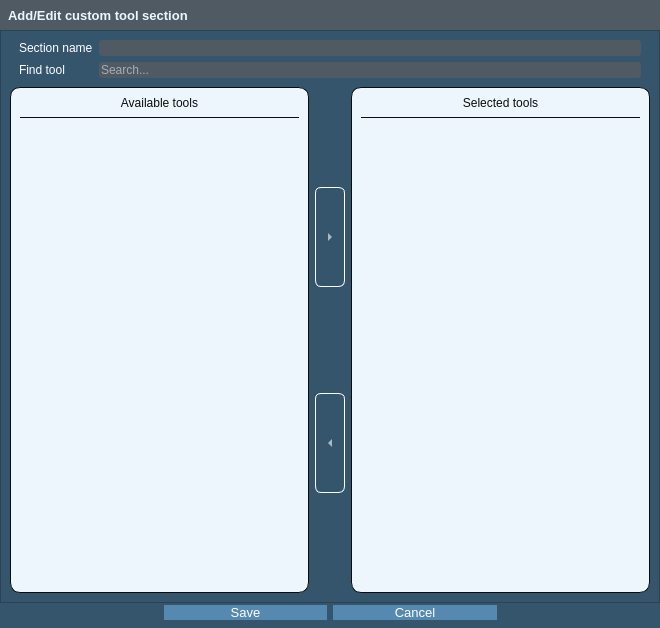
<?xml version="1.0" encoding="UTF-8"?>
<ui version="4.0">
 <class>AddSectionDialog</class>
 <widget class="QDialog" name="AddSectionDialog">
  <property name="windowModality">
   <enum>Qt::WindowModal</enum>
  </property>
  <property name="enabled">
   <bool>true</bool>
  </property>
  <property name="geometry">
   <rect>
    <x>0</x>
    <y>0</y>
    <width>660</width>
    <height>628</height>
   </rect>
  </property>
  <property name="sizePolicy">
   <sizepolicy hsizetype="Minimum" vsizetype="Fixed">
    <horstretch>1</horstretch>
    <verstretch>1</verstretch>
   </sizepolicy>
  </property>
  <property name="font">
   <font>
    <family>Segoe UI</family>
    <pointsize>10</pointsize>
    <weight>50</weight>
    <italic>false</italic>
    <bold>false</bold>
   </font>
  </property>
  <property name="acceptDrops">
   <bool>false</bool>
  </property>
  <property name="windowTitle">
   <string>GIAP-PolaMap(lite) - Add/Edit section</string>
  </property>
  <property name="windowIcon">
   <iconset>
    <normaloff>:/plugins/GIAP-giap_layout/icons/giap_logo.png</normaloff>:/plugins/GIAP-giap_layout/icons/giap_logo.png</iconset>
  </property>
  <property name="styleSheet">
   <string notr="true">* {
	background-color: rgb(53, 85, 109);
    font: 10pt &quot;Segoe UI&quot;; 
}

QListWidget {
	alternate-background-color:  #e6e6e6;
}
QListWidget:item:selected {
	background: #6fb1e3;
	color: #EDF6FC;
}

QAbstractItemView
{
	alternate-background-color:  #e7e7e7;
	color:  #0A0C0D;
	border: 1px solid  #1a2936;
	border-radius: 3px;
	padding: 1px;
}

QAbstractItemView:selected
{
	color:  #EDF6FC;
	background-color: rgb(38, 60, 78);
}


QToolButton {
	color:  #0A0C0D;
}

QHeaderView::section
{
	background-color:  #cfcfcf;
	color:  #0A0C0D;
	padding-left: 4px;
}

QLineEdit
{
	border: None;
    border-radius: 3px;
    background-color: #4f5a63;
}

QLineEdit:disabled{
    color: #EDF6FC;
}

QLineEdit:focus{
    border: 1px solid #5689B0;
}

QPushButton{   
   background-color: #5689b0;
   color: #FFF;
   font: 10pt &quot;Segoe UI&quot;; 
   border: none;
   border-radius:none;
}
QPushButton:hover {
	font-weight: bold;
}
QPushButton:pressed {
   background-color: #5689b0;
   border: 1px solid #6fb1e3;
}

QPushButton:disabled
{
	color: gray;
}

QPushButton:disabled
{
	color: gray;
}

QTreeView::branch {
        color: #5689b0;
}</string>
  </property>
  <property name="locale">
   <locale language="English" country="UnitedKingdom"/>
  </property>
  <property name="sizeGripEnabled">
   <bool>false</bool>
  </property>
  <layout class="QGridLayout" name="gridLayout">
   <property name="leftMargin">
    <number>0</number>
   </property>
   <property name="topMargin">
    <number>0</number>
   </property>
   <property name="rightMargin">
    <number>0</number>
   </property>
   <property name="bottomMargin">
    <number>0</number>
   </property>
   <property name="spacing">
    <number>0</number>
   </property>
   <item row="0" column="0">
    <widget class="QStackedWidget" name="stackedWidget">
     <property name="font">
      <font>
       <family>Segoe UI</family>
       <pointsize>10</pointsize>
       <weight>50</weight>
       <italic>false</italic>
       <bold>false</bold>
      </font>
     </property>
     <property name="styleSheet">
      <string notr="true"/>
     </property>
     <property name="frameShape">
      <enum>QFrame::NoFrame</enum>
     </property>
     <property name="frameShadow">
      <enum>QFrame::Plain</enum>
     </property>
     <property name="currentIndex">
      <number>0</number>
     </property>
     <widget class="QWidget" name="zakoncz">
      <layout class="QGridLayout" name="gridLayout_9">
       <property name="leftMargin">
        <number>0</number>
       </property>
       <property name="topMargin">
        <number>0</number>
       </property>
       <property name="rightMargin">
        <number>0</number>
       </property>
       <property name="bottomMargin">
        <number>0</number>
       </property>
       <property name="spacing">
        <number>0</number>
       </property>
       <item row="0" column="0">
        <widget class="QFrame" name="frame_18">
         <property name="minimumSize">
          <size>
           <width>200</width>
           <height>30</height>
          </size>
         </property>
         <property name="maximumSize">
          <size>
           <width>16777215</width>
           <height>30</height>
          </size>
         </property>
         <property name="styleSheet">
          <string notr="true">background-color: #4f5a63;
</string>
         </property>
         <property name="frameShape">
          <enum>QFrame::NoFrame</enum>
         </property>
         <property name="frameShadow">
          <enum>QFrame::Plain</enum>
         </property>
         <widget class="QLabel" name="title_label">
          <property name="geometry">
           <rect>
            <x>8</x>
            <y>0</y>
            <width>231</width>
            <height>30</height>
           </rect>
          </property>
          <property name="font">
           <font>
            <family>Segoe UI</family>
            <pointsize>10</pointsize>
            <weight>75</weight>
            <italic>false</italic>
            <bold>true</bold>
           </font>
          </property>
          <property name="styleSheet">
           <string notr="true">color : #EDF6FC;	font-weight: bold;</string>
          </property>
          <property name="text">
           <string>Add/Edit custom tool section</string>
          </property>
         </widget>
        </widget>
       </item>
       <item row="1" column="0">
        <widget class="QFrame" name="frame_main">
         <property name="styleSheet">
          <string notr="true"/>
         </property>
         <property name="frameShape">
          <enum>QFrame::StyledPanel</enum>
         </property>
         <property name="frameShadow">
          <enum>QFrame::Raised</enum>
         </property>
         <layout class="QGridLayout" name="gridLayout_17">
          <item row="1" column="1">
           <widget class="QFrame" name="frame">
            <property name="styleSheet">
             <string notr="true">border: 1px solid  #0A0C0D;
border-radius: 10px;
background-color: #EDF6FC;</string>
            </property>
            <property name="frameShape">
             <enum>QFrame::StyledPanel</enum>
            </property>
            <property name="frameShadow">
             <enum>QFrame::Raised</enum>
            </property>
            <layout class="QVBoxLayout" name="verticalLayout_2">
             <property name="topMargin">
              <number>0</number>
             </property>
             <item>
              <widget class="QLabel" name="label">
               <property name="minimumSize">
                <size>
                 <width>0</width>
                 <height>30</height>
                </size>
               </property>
               <property name="styleSheet">
                <string notr="true">border-width: 0px;
border-radius: 0px;
border-bottom: 1px solid  #0A0C0D;
color: #0A0C0D;</string>
               </property>
               <property name="text">
                <string>Available tools</string>
               </property>
               <property name="alignment">
                <set>Qt::AlignCenter</set>
               </property>
              </widget>
             </item>
             <item>
              <widget class="QTableView" name="availableToolTable">
               <property name="styleSheet">
                <string notr="true">border: none</string>
               </property>
               <property name="frameShape">
                <enum>QFrame::NoFrame</enum>
               </property>
               <property name="lineWidth">
                <number>0</number>
               </property>
               <property name="editTriggers">
                <set>QAbstractItemView::NoEditTriggers</set>
               </property>
               <property name="selectionMode">
                <enum>QAbstractItemView::MultiSelection</enum>
               </property>
               <property name="selectionBehavior">
                <enum>QAbstractItemView::SelectRows</enum>
               </property>
               <property name="iconSize">
                <size>
                 <width>24</width>
                 <height>24</height>
                </size>
               </property>
               <property name="showGrid">
                <bool>false</bool>
               </property>
               <property name="cornerButtonEnabled">
                <bool>false</bool>
               </property>
               <attribute name="horizontalHeaderVisible">
                <bool>false</bool>
               </attribute>
               <attribute name="horizontalHeaderDefaultSectionSize">
                <number>250</number>
               </attribute>
               <attribute name="horizontalHeaderHighlightSections">
                <bool>false</bool>
               </attribute>
               <attribute name="horizontalHeaderMinimumSectionSize">
                <number>200</number>
               </attribute>
               <attribute name="verticalHeaderVisible">
                <bool>false</bool>
               </attribute>
              </widget>
             </item>
            </layout>
           </widget>
          </item>
          <item row="1" column="2">
           <layout class="QVBoxLayout" name="verticalLayout_9">
            <item>
             <widget class="QToolButton" name="toolButton_add_tool">
              <property name="minimumSize">
               <size>
                <width>30</width>
                <height>100</height>
               </size>
              </property>
              <property name="font">
               <font>
                <family>Segoe UI</family>
                <pointsize>10</pointsize>
                <weight>50</weight>
                <italic>false</italic>
                <bold>false</bold>
               </font>
              </property>
              <property name="styleSheet">
               <string notr="true">* {
	background-color: rgb(53, 85, 109);
    font: 10pt &quot;Segoe UI&quot;; 
	color: #EDF6FC;

}
QAbstractItemView
{
	alternate-background-color:  #e6e6e6;
}
QComboBox
{
	selection-background-color: #b7d3e8;
    background-color: #4f5a63;
	border-style: solid;
	border: 1px solid  #5689b0;
	border-radius: 3px;
	padding: 2px;
	font: 9pt &quot;Segoe UI&quot;;
    height: 20px;
}

QComboBox:on
{
	background-color: #4f5a63;
	padding-top: 3px;
	padding-left: 1px;
	selection-background-color: #4a4a4a;
}

QComboBox QAbstractItemView
{
	background-color: #4f5a63;
	border-radius: 4px;
	border: 1px solid  #6fb1e3;
	selection-background-color: #4f5a63;
    padding: 4px 10px 4px 10px;
    width: 1.9em;
}

QComboBox::drop-down
{
	subcontrol-origin: padding;
	subcontrol-position: top right;
	width: 15px;
    background-color: #5689b0;
	border-left-width: 0;
	border-left-color:  #1a2936;
	border-left-style: solid;
	border-top-right-radius: 3px; 
	border-bottom-right-radius: 3px;
}

QComboBox::down-arrow
{
	image: url(icons/down_arrow_disabled.png);
}

QComboBox::down-arrow:on, 
QComboBox::down-arrow:hover,
QComboBox::down-arrow:focus
{
	image: url(icons/down_arrow.png);
}

QLineEdit
{
	border: None;
    border-radius: 3px;
    background-color: #4f5a63;
}

QPushButton {
	color: #0A0C0D;
	border: 1px solid #0A0C0D;
	background-color: #b7d3e8;
	border-radius: 3px;
	padding: 4px;
}

QPushButton:hover {
	font-weight: bold;
}
QPushButton:pressed {
   background-color: #5689b0;
   border: 1px solid #6fb1e3;
}

QPushButton:disabled
{
	color: gray;
}

QGroupBox {
border: 1px solid #5689b0;
}

QToolButton {
	color: #EDF6FC;
	border-radius: 6px;
	border: 1px solid white;
}

QToolButton:hover {
   background-color: #b7d3e8;
   border: 1px solid #0A0C0D;
   color: #0A0C0D;
}

QToolButton:pressed {
   background-color: #b7d3e8;
   border: 1px solid #0A0C0D;
   color: #0A0C0D;
}

QListView:item:selected {
   background-color: #6fb1e3;
}

QListView:item:hover {
   background-color: #6fb1e3;
}
   </string>
              </property>
              <property name="text">
               <string>...</string>
              </property>
              <property name="arrowType">
               <enum>Qt::RightArrow</enum>
              </property>
             </widget>
            </item>
            <item>
             <widget class="QToolButton" name="toolButton_remove_tool">
              <property name="minimumSize">
               <size>
                <width>30</width>
                <height>100</height>
               </size>
              </property>
              <property name="styleSheet">
               <string notr="true">* {
	background-color: rgb(53, 85, 109);
    font: 10pt &quot;Segoe UI&quot;; 
	color: #EDF6FC;
}
QAbstractItemView
{
	alternate-background-color:  #e6e6e6;
}
QComboBox
{
	selection-background-color: #b7d3e8;
    background-color: #4f5a63;
	border-style: solid;
	border: 1px solid  #5689b0;
	border-radius: 3px;
	padding: 2px;
	font: 9pt &quot;Segoe UI&quot;;
    height: 20px;
}

QComboBox:on
{
	background-color: #4f5a63;
	padding-top: 3px;
	padding-left: 1px;
	selection-background-color: #4a4a4a;
}

QComboBox QAbstractItemView
{
	background-color: #4f5a63;
	border-radius: 4px;
	border: 1px solid  #6fb1e3;
	selection-background-color: #4f5a63;
    padding: 4px 10px 4px 10px;
    width: 1.9em;
}

QComboBox::drop-down
{
	subcontrol-origin: padding;
	subcontrol-position: top right;
	width: 15px;
    background-color: #5689b0;
	border-left-width: 0;
	border-left-color:  #1a2936;
	border-left-style: solid;
	border-top-right-radius: 3px; 
	border-bottom-right-radius: 3px;
}

QComboBox::down-arrow
{
	image: url(icons/down_arrow_disabled.png);
}

QComboBox::down-arrow:on, 
QComboBox::down-arrow:hover,
QComboBox::down-arrow:focus
{
	image: url(icons/down_arrow.png);
}

QLineEdit
{
	border: None;
    border-radius: 3px;
    background-color: #4f5a63;
}

QPushButton {
	color: #0A0C0D;
	border: 1px solid #0A0C0D;
	background-color: #b7d3e8;
	border-radius: 3px;
	padding: 4px;
}

QPushButton:hover {
	font-weight: bold;
}
QPushButton:pressed {
   background-color: #5689b0;
   border: 1px solid #6fb1e3;
}

QPushButton:disabled
{
	color: gray;
}

QGroupBox {
border: 1px solid #5689b0;
}

QToolButton {
	color: #EDF6FC;
	border-radius: 6px;
	border: 1px solid white;

}

QToolButton:hover {
   background-color: #b7d3e8;
   border: 1px solid #0A0C0D;
   color: #0A0C0D;
}

QToolButton:pressed {
   background-color: #b7d3e8;
   border: 1px solid #0A0C0D;
   color: #0A0C0D;
}

QListView:item:selected {
   background-color: #6fb1e3;
}

QListView:item:hover {
   background-color: #6fb1e3;
}
   </string>
              </property>
              <property name="text">
               <string>...</string>
              </property>
              <property name="arrowType">
               <enum>Qt::LeftArrow</enum>
              </property>
             </widget>
            </item>
           </layout>
          </item>
          <item row="1" column="3">
           <widget class="QFrame" name="frame_6">
            <property name="styleSheet">
             <string notr="true">border: 1px solid  #0A0C0D;
border-radius: 10px;
background-color: #EDF6FC;</string>
            </property>
            <property name="frameShape">
             <enum>QFrame::StyledPanel</enum>
            </property>
            <property name="frameShadow">
             <enum>QFrame::Raised</enum>
            </property>
            <layout class="QVBoxLayout" name="verticalLayout_8">
             <property name="topMargin">
              <number>0</number>
             </property>
             <item>
              <widget class="QLabel" name="label_4">
               <property name="minimumSize">
                <size>
                 <width>0</width>
                 <height>30</height>
                </size>
               </property>
               <property name="styleSheet">
                <string notr="true">border-width: 0px;
border-radius: 0px;
border-bottom: 1px solid  #0A0C0D;
color: #0A0C0D;</string>
               </property>
               <property name="text">
                <string>Selected tools</string>
               </property>
               <property name="alignment">
                <set>Qt::AlignCenter</set>
               </property>
              </widget>
             </item>
             <item>
              <widget class="QTableView" name="selectedToolTable">
               <property name="styleSheet">
                <string notr="true">border: none</string>
               </property>
               <property name="frameShape">
                <enum>QFrame::NoFrame</enum>
               </property>
               <property name="lineWidth">
                <number>0</number>
               </property>
               <property name="editTriggers">
                <set>QAbstractItemView::NoEditTriggers</set>
               </property>
               <property name="selectionMode">
                <enum>QAbstractItemView::MultiSelection</enum>
               </property>
               <property name="selectionBehavior">
                <enum>QAbstractItemView::SelectRows</enum>
               </property>
               <property name="iconSize">
                <size>
                 <width>24</width>
                 <height>24</height>
                </size>
               </property>
               <property name="showGrid">
                <bool>false</bool>
               </property>
               <property name="cornerButtonEnabled">
                <bool>false</bool>
               </property>
               <attribute name="horizontalHeaderVisible">
                <bool>false</bool>
               </attribute>
               <attribute name="horizontalHeaderDefaultSectionSize">
                <number>250</number>
               </attribute>
               <attribute name="horizontalHeaderHighlightSections">
                <bool>false</bool>
               </attribute>
               <attribute name="horizontalHeaderMinimumSectionSize">
                <number>200</number>
               </attribute>
               <attribute name="verticalHeaderVisible">
                <bool>false</bool>
               </attribute>
              </widget>
             </item>
            </layout>
           </widget>
          </item>
          <item row="0" column="1" colspan="3">
           <widget class="QFrame" name="frame_2">
            <property name="frameShape">
             <enum>QFrame::NoFrame</enum>
            </property>
            <property name="frameShadow">
             <enum>QFrame::Raised</enum>
            </property>
            <layout class="QGridLayout" name="gridLayout_2">
             <property name="topMargin">
              <number>0</number>
             </property>
             <property name="bottomMargin">
              <number>3</number>
             </property>
             <item row="1" column="0">
              <widget class="QLabel" name="label_2">
               <property name="styleSheet">
                <string notr="true">color: #fff</string>
               </property>
               <property name="text">
                <string>Find tool</string>
               </property>
              </widget>
             </item>
             <item row="0" column="0">
              <widget class="QLabel" name="label_5">
               <property name="styleSheet">
                <string notr="true">color: #fff</string>
               </property>
               <property name="text">
                <string>Section name</string>
               </property>
              </widget>
             </item>
             <item row="0" column="1">
              <widget class="QLineEdit" name="section_name_lineedit"/>
             </item>
             <item row="1" column="1">
              <widget class="QgsFilterLineEdit" name="find_tool_searchbox">
               <property name="toolTip">
                <string>Enter algorithm name to filter list</string>
               </property>
               <property name="autoFillBackground">
                <bool>false</bool>
               </property>
               <property name="styleSheet">
                <string notr="true">color: #fff</string>
               </property>
               <property name="placeholderText">
                <string>Search...</string>
               </property>
               <property name="showSearchIcon">
                <bool>true</bool>
               </property>
              </widget>
             </item>
            </layout>
           </widget>
          </item>
         </layout>
        </widget>
       </item>
      </layout>
     </widget>
    </widget>
   </item>
   <item row="1" column="0">
    <layout class="QGridLayout" name="gridLayout_4">
     <property name="leftMargin">
      <number>0</number>
     </property>
     <property name="topMargin">
      <number>0</number>
     </property>
     <property name="rightMargin">
      <number>0</number>
     </property>
     <property name="bottomMargin">
      <number>5</number>
     </property>
     <property name="spacing">
      <number>6</number>
     </property>
     <item row="0" column="3">
      <spacer name="horizontalSpacer">
       <property name="orientation">
        <enum>Qt::Horizontal</enum>
       </property>
       <property name="sizeHint" stdset="0">
        <size>
         <width>40</width>
         <height>20</height>
        </size>
       </property>
      </spacer>
     </item>
     <item row="0" column="2">
      <widget class="QPushButton" name="pushButton_cancel">
       <property name="sizePolicy">
        <sizepolicy hsizetype="Expanding" vsizetype="Fixed">
         <horstretch>0</horstretch>
         <verstretch>0</verstretch>
        </sizepolicy>
       </property>
       <property name="font">
        <font>
         <family>Segoe UI</family>
         <pointsize>10</pointsize>
         <weight>50</weight>
         <italic>false</italic>
         <bold>false</bold>
        </font>
       </property>
       <property name="text">
        <string>Cancel</string>
       </property>
      </widget>
     </item>
     <item row="0" column="1">
      <widget class="QPushButton" name="pushButton_save">
       <property name="sizePolicy">
        <sizepolicy hsizetype="Expanding" vsizetype="Fixed">
         <horstretch>0</horstretch>
         <verstretch>0</verstretch>
        </sizepolicy>
       </property>
       <property name="font">
        <font>
         <family>Segoe UI</family>
         <pointsize>10</pointsize>
         <weight>50</weight>
         <italic>false</italic>
         <bold>false</bold>
        </font>
       </property>
       <property name="text">
        <string>Save</string>
       </property>
      </widget>
     </item>
     <item row="0" column="0">
      <spacer name="horizontalSpacer_2">
       <property name="orientation">
        <enum>Qt::Horizontal</enum>
       </property>
       <property name="sizeHint" stdset="0">
        <size>
         <width>40</width>
         <height>20</height>
        </size>
       </property>
      </spacer>
     </item>
    </layout>
   </item>
  </layout>
 </widget>
 <customwidgets>
  <customwidget>
   <class>QgsFilterLineEdit</class>
   <extends>QLineEdit</extends>
   <header>qgsfilterlineedit.h</header>
  </customwidget>
 </customwidgets>
 <resources/>
 <connections>
  <connection>
   <sender>pushButton_cancel</sender>
   <signal>clicked()</signal>
   <receiver>AddSectionDialog</receiver>
   <slot>reject()</slot>
   <hints>
    <hint type="sourcelabel">
     <x>452</x>
     <y>394</y>
    </hint>
    <hint type="destinationlabel">
     <x>461</x>
     <y>408</y>
    </hint>
   </hints>
  </connection>
 </connections>
</ui>
